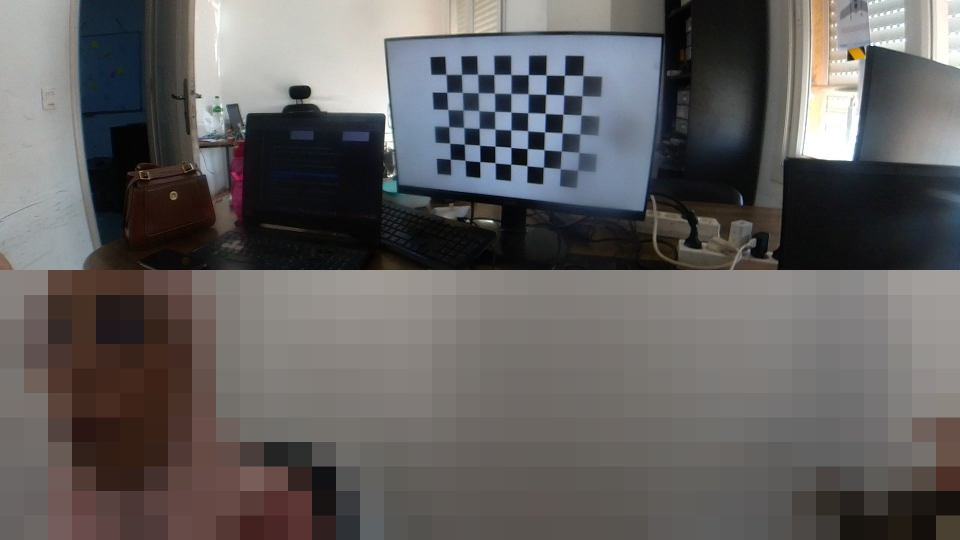
#> input picture datasets/19-live-camera/frames/frame_000.jpg, 1920 x 1080 px, given in place of f0280.jpg, which was not available (shown at 1/2 size)
$ python make_dataset.py
#> lines starting #> are read from the running program, lines starting #| are printed output that depends on the picture
#!/usr/bin/env python3
"""Build datasets/19-live-camera/ (run on the host, by the teacher).

    python3 datasets/19-live-camera/make_dataset.py              # everything
    python3 datasets/19-live-camera/make_dataset.py --timing     # only the synthetic timing files

REAL data (source, read only): frames saved by the Insta360 ONE R (USB webcam mode, MJPG
1920x1080) during NAVERA's lens calibration session of 2026-10-06, and its calibration file.
  frames/frame_000.jpg ...  30 consecutive saved frames (f0280-f0309), 1920x1080.
                            PRIVACY: the bottom lens filmed people in the room, so the
                            bottom half (rows 540-1079) is pixelated into 48 px blocks.
  insta360_top.yaml         the top lens' calibration (fisheye, latency_s 0.138), unchanged.

SYNTHETIC data (seeded, exact ground truth — NOT measurements of the Insta360):
  grab_times.csv            replay rhythm of the 30 frames: 28.8 fps + 2 ms jitter.
  grab_log.csv              60 s of grab times of a USB camera at a nominal 28.8 fps:
                            jitter, a few dropped frames and one 0.3 s stall.
  flashes.csv, flash_frames.csv
                            a simulated run of the screen-flash latency bench
                            (navera_tools/bench/camera_latency.py). The simulator's chosen
                            values: screen delay 20 ms, exposure-to-grab latency 105 ms,
                            exposure 10 ms, 28.8 fps.
  turn_imu.csv              50 Hz attitude quaternions (w, x, y, z) of a drone turning over
                            a coastline near Sousse, Tunisia: roll-in to 25 deg of bank,
                            a 17 deg/s turn, roll-out, a little pitch wobble, 0.02 deg noise,
                            1 ms timestamp jitter and an 0.8 s IMU dropout (17.0-17.8 s).
  turn_frames.csv           camera frames during that flight (28.8 fps): grab time and the
                            TRUE attitude at the exposure, which is exactly grab - 0.138 s.
"""
import argparse
import csv
import math
import os
import random
import shutil

import numpy as np

SRC = "/home/shadow-team/.navera_sim/bench_2026-10-06/calib"
OUT = os.path.dirname(os.path.abspath(__file__))
FIRST, N, BLOCK, FPS = 280, 30, 48, 28.8
T = 1.0 / FPS
EPOCH = 1791400000.0                     # an arbitrary start (seconds since 1970)

README = """Lesson 19 dataset.

REAL (Insta360 ONE R, USB webcam mode, MJPG 1920x1080, NAVERA bench 2026-10-06):
frames/frame_000..029.jpg  30 consecutive frames saved during NAVERA's lens calibration.
                           Top half = top lens (the one NAVERA uses). Bottom half = bottom
                           lens: it filmed people, so it is PIXELATED (privacy).
insta360_top.yaml          the real calibration of the top lens (fisheye, 1920x540,
                           latency_s 0.138 measured with navera_tools/bench/camera_latency.py).

SYNTHETIC (generated by make_dataset.py, seeded, exact truth — not camera measurements):
grab_times.csv             replay rhythm for the 30 frames (28.8 fps + jitter).
grab_log.csv               60 s of grab times, nominal 28.8 fps, jitter, drops, one stall.
flashes.csv                simulated latency bench: when the program turned the screen white.
flash_frames.csv           simulated latency bench: grab time and centre brightness of each frame.
                           Simulator values: screen delay 20 ms, latency 105 ms, exposure 10 ms.
turn_imu.csv               50 Hz attitude (w,x,y,z) of a drone turning near Sousse, with a dropout.
turn_frames.csv            frames of that flight: grab time + TRUE attitude at the exposure
                           (exposure = grab - 0.138 s exactly).
"""


# ---------------------------------------------------------------- real frames
def pixelate(img, block):
    import cv2
    h, w = img.shape[:2]
    small = cv2.resize(img, (max(1, w // block), max(1, h // block)), interpolation=cv2.INTER_AREA)
    return cv2.resize(small, (w, h), interpolation=cv2.INTER_NEAREST)


def make_frames():
    import cv2
    os.makedirs(os.path.join(OUT, "frames"), exist_ok=True)
    for i in range(N):
        img = cv2.imread(os.path.join(SRC, "frames", f"f{FIRST + i:04d}.jpg"))
#> img is the input picture: shape (1080, 1920, 3); mean B, G, R 95.3, 95.7, 98.3
        assert img is not None and img.shape == (1080, 1920, 3)
        img[540:] = pixelate(img[540:], BLOCK)
#> in pixelate, `small = cv2.resize(img, (max(1, w // block), max(1, h // block)), inte..`:
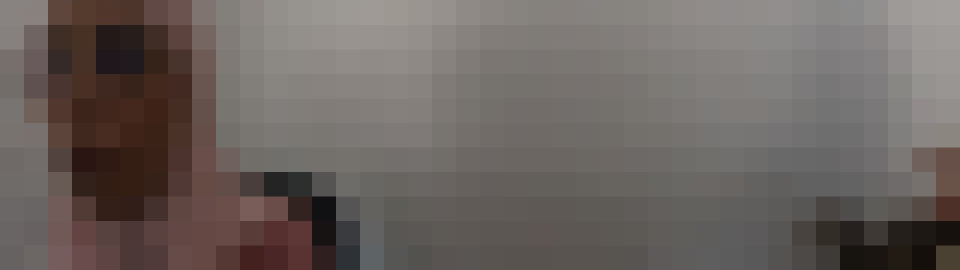
#> img: shape (540, 1920, 3) (shown at 1/2 size); mean of channels 0, 1, 2 95.3, 99, 106.8; drawn as B, G, R
#> img: shape (1080, 1920, 3)
        cv2.imwrite(os.path.join(OUT, "frames", f"frame_{i:03d}.jpg"), img, [cv2.IMWRITE_JPEG_QUALITY, 85])
#> pass 2 of the loop in make_frames, `for i in range(N):`:
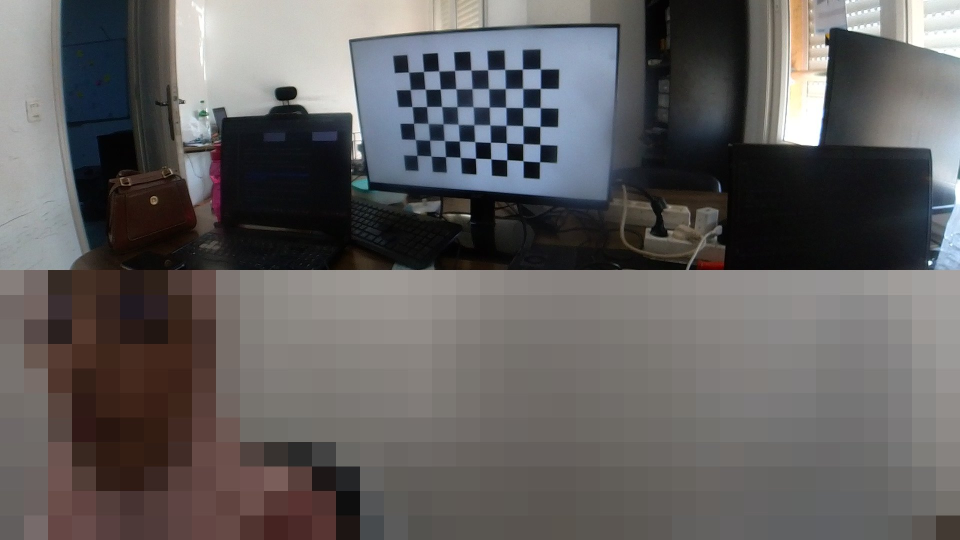
#> input picture datasets/19-live-camera/frames/frame_001.jpg, 1920 x 1080 px, given in place of f0281.jpg, which was not available (shown at 1/2 size)
#> in make_frames, img is the input picture: shape (1080, 1920, 3); mean B, G, R 94.7, 94.8, 97.3
#> in pixelate (call 2), `small = cv2.resize(img, (max(1, w // block), max(1, h // block)), inte..`:
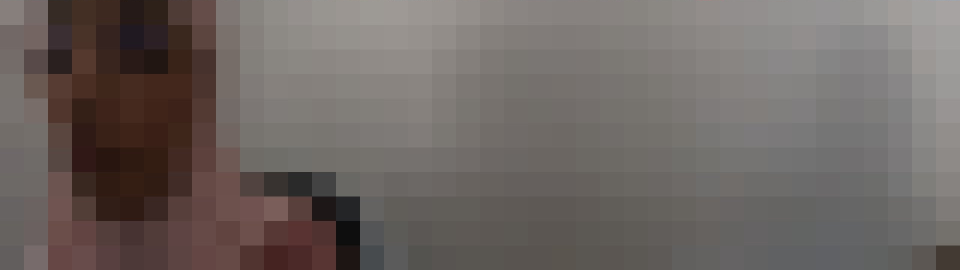
#> img: shape (540, 1920, 3) (shown at 1/2 size); mean of channels 0, 1, 2 98, 101.4, 109.1; drawn as B, G, R
    shutil.copyfile(os.path.join(SRC, "insta360_top.yaml"), os.path.join(OUT, "insta360_top.yaml"))


# ---------------------------------------------------------------- quaternions (w, x, y, z)
# [13 lines left out: functions q_mul, q_axis, not called in this run]


def q_ypr(yaw, pitch, roll):
    """ZYX (aerospace) yaw, pitch, roll in radians -> (w, x, y, z)."""
    return q_mul(q_mul(q_axis("z", yaw), q_axis("y", pitch)), q_axis("x", roll))


# ---------------------------------------------------------------- the turn flight
def smooth(u):
    u = min(max(u, 0.0), 1.0)
    return 0.5 - 0.5 * math.cos(math.pi * u)


def roll_deg(t):
    if t < 4.0:
        return 0.0
    if t < 5.5:
        return 25.0 * smooth((t - 4.0) / 1.5)
    if t < 15.0:
        return 25.0
    if t < 16.5:
        return 25.0 * (1.0 - smooth((t - 15.0) / 1.5))
    return 0.0


def pitch_deg(t):
    return 2.0 + 3.0 * math.sin(2 * math.pi * 0.4 * t)


DT_FINE = 0.0005
FINE_T = np.arange(0.0, 26.0, DT_FINE)
V, G = 15.0, 9.81
_yaw_rate = np.array([G * math.tan(math.radians(roll_deg(t))) / V for t in FINE_T])
FINE_YAW = math.radians(40.0) + np.concatenate([[0.0], np.cumsum(0.5 * (_yaw_rate[1:] + _yaw_rate[:-1]) * DT_FINE)])


def true_q(t):
    yaw = float(np.interp(t, FINE_T, FINE_YAW))
    return q_ypr(yaw, math.radians(pitch_deg(t)), math.radians(roll_deg(t)))


# [95 lines left out: functions make_turn, make_grab_log, make_flashes, make_replay_times, not called in this run]


def main():
    ap = argparse.ArgumentParser()
    ap.add_argument("--timing", action="store_true", help="only the synthetic timing files")
    a = ap.parse_args()
    if not a.timing:
        make_frames()
    make_replay_times(random.Random(19))
    make_grab_log(random.Random(1919))
    make_flashes(random.Random(190))
    make_turn(random.Random(1990))
    with open(os.path.join(OUT, "README.txt"), "w") as f:
        f.write(README)
    print("done:", OUT)


if __name__ == "__main__":
#> (the run stopped early here; a loop or call above may not have finished)
